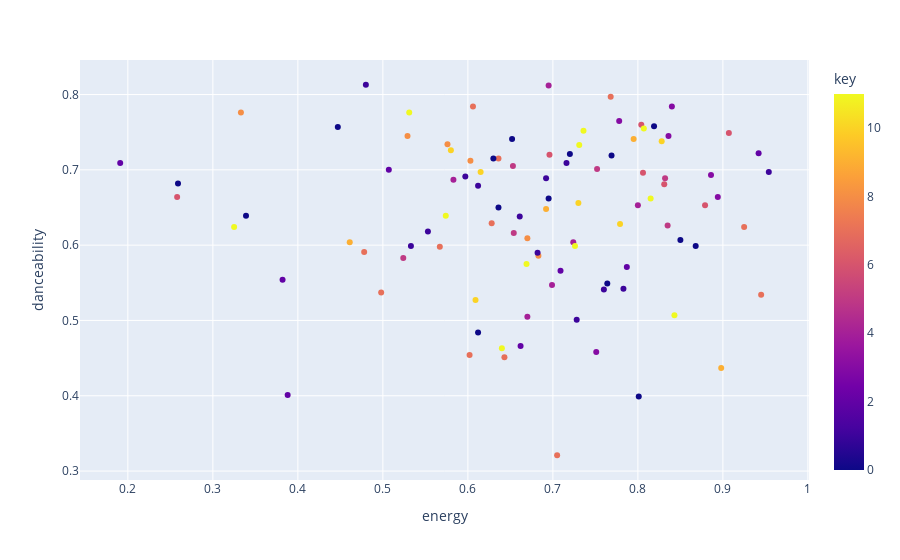

Notebook cell for this chart:
### Code cell
def generate_colors(num_colors):
    import random
    # Generate a list of colors with sufficient contrast
    colors = []
    for i in range(num_colors):
        r = random.randint(0, 255)
        g = random.randint(0, 255)
        b = random.randint(0, 255)
        color = f'rgb({r}, {g}, {b})'
        colors.append(color)
    return colors

hover_columns = ['name', 'artist', 'added_at', 'tempo', 'valence']
fig = px.scatter(most_recently_added, x="energy", y='danceability', color='key', color_discrete_sequence=px.colors.qualitative.Bold, hover_data=hover_columns)
fig.show()

### Figure 1 — Plotly figure (JSON) as saved in the notebook; plotly's stock layout.template omitted (floating-point values rounded to 4 significant figures; data arrays with more than 128 entries replaced by an {"elided": "..."} marker saying what was removed)
{"data": [{"customdata": {"elided": "100x5 mixed values"}, "hovertemplate": "energy=%{x}<br>danceability=%{y}<br>name=%{customdata[0]}<br>artist=%{customdata[1]}<br>added_at=%{customdata[2]}<br>tempo=%{customdata[3]}<br>valence=%{customdata[4]}<br>key=%{marker.color}<extra></extra>", "legendgroup": "", "marker": {"color": [5, 1, 8, 0, 0, 3, 1, 11, 4, 1, 1, 7, 9, 0, 10, 4, 7, 1, 8, 4, 4, 0, 1, 11, 0, 3, 0, 7, 2, 10, 10, 0, 11, 4, 6, 4, 1, 7, 8, 8, 3, 2, 0, 11, 5, 5, 2, 7, 5, 11, 3, 6, 1, 6, 7, 9, 1, 11, 11, 2, 7, 7, 1, 11, 0, 1, 7, 2, 8, 7, 0, 2, 0, 3, 1, 10, 11, 0, 0, 10, 7, 1, 10, 2, 5, 6, 9, 8, 7, 11, 6, 3, 11, 6, 9, 5, 6, 2, 0, 0], "coloraxis": "coloraxis", "symbol": "circle"}, "mode": "markers", "name": "", "orientation": "v", "showlegend": false, "type": "scatter", "x": [0.832, 0.716, 0.333, 0.339, 0.819, 0.836, 0.48, 0.669, 0.67, 0.533, 0.553, 0.478, 0.692, 0.85, 0.779, 0.724, 0.606, 0.728, 0.576, 0.583, 0.8, 0.612, 0.612, 0.726, 0.447, 0.84, 0.801, 0.768, 0.507, 0.73, 0.609, 0.695, 0.731, 0.699, 0.831, 0.695, 0.954, 0.705, 0.683, 0.529, 0.778, 0.388, 0.764, 0.574, 0.835, 0.654, 0.787, 0.602, 0.524, 0.736, 0.894, 0.879, 0.783, 0.806, 0.628, 0.461, 0.682, 0.815, 0.64, 0.709, 0.925, 0.643, 0.597, 0.843, 0.652, 0.76, 0.636, 0.191, 0.67, 0.498, 0.63, 0.382, 0.259, 0.886, 0.692, 0.828, 0.531, 0.72, 0.868, 0.58, 0.945, 0.661, 0.615, 0.942, 0.653, 0.804, 0.795, 0.603, 0.567, 0.807, 0.258, 0.751, 0.325, 0.907, 0.898, 0.752, 0.696, 0.662, 0.636, 0.769], "xaxis": "x", "y": [0.689, 0.709, 0.776, 0.639, 0.758, 0.745, 0.813, 0.575, 0.505, 0.599, 0.618, 0.591, 0.648, 0.607, 0.628, 0.604, 0.784, 0.501, 0.734, 0.687, 0.653, 0.484, 0.679, 0.599, 0.757, 0.784, 0.399, 0.797, 0.7, 0.656, 0.527, 0.662, 0.733, 0.547, 0.681, 0.812, 0.697, 0.321, 0.586, 0.745, 0.765, 0.401, 0.549, 0.639, 0.626, 0.616, 0.571, 0.454, 0.583, 0.752, 0.664, 0.653, 0.542, 0.696, 0.629, 0.604, 0.59, 0.662, 0.463, 0.566, 0.624, 0.451, 0.691, 0.507, 0.741, 0.541, 0.715, 0.709, 0.609, 0.537, 0.715, 0.554, 0.682, 0.693, 0.689, 0.738, 0.776, 0.721, 0.599, 0.726, 0.534, 0.638, 0.697, 0.722, 0.705, 0.76, 0.741, 0.712, 0.598, 0.755, 0.664, 0.458, 0.624, 0.749, 0.437, 0.701, 0.72, 0.466, 0.65, 0.719], "yaxis": "y"}], "layout": {"coloraxis": {"colorbar": {"title": {"text": "key"}}, "colorscale": [[0, "#0d0887"], [0.1111, "#46039f"], [0.2222, "#7201a8"], [0.3333, "#9c179e"], [0.4444, "#bd3786"], [0.5556, "#d8576b"], [0.6667, "#ed7953"], [0.7778, "#fb9f3a"], [0.8889, "#fdca26"], [1, "#f0f921"]]}, "legend": {"tracegroupgap": 0}, "margin": {"t": 60}, "xaxis": {"anchor": "y", "domain": [0, 1], "title": {"text": "energy"}}, "yaxis": {"anchor": "x", "domain": [0, 1], "title": {"text": "danceability"}}}}
